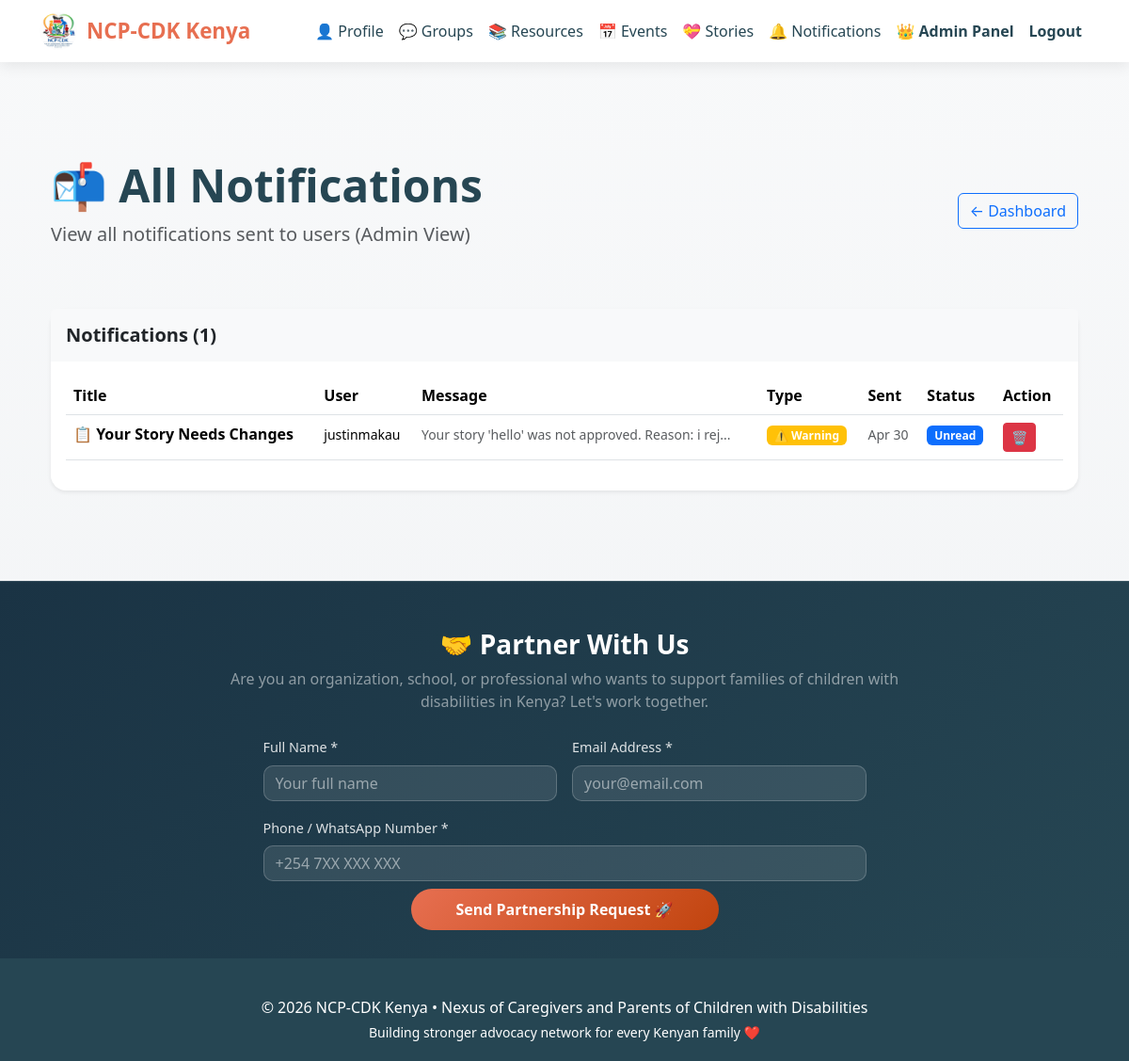
/admin/notifications (signed in), run on an earlier commit of the app's database.
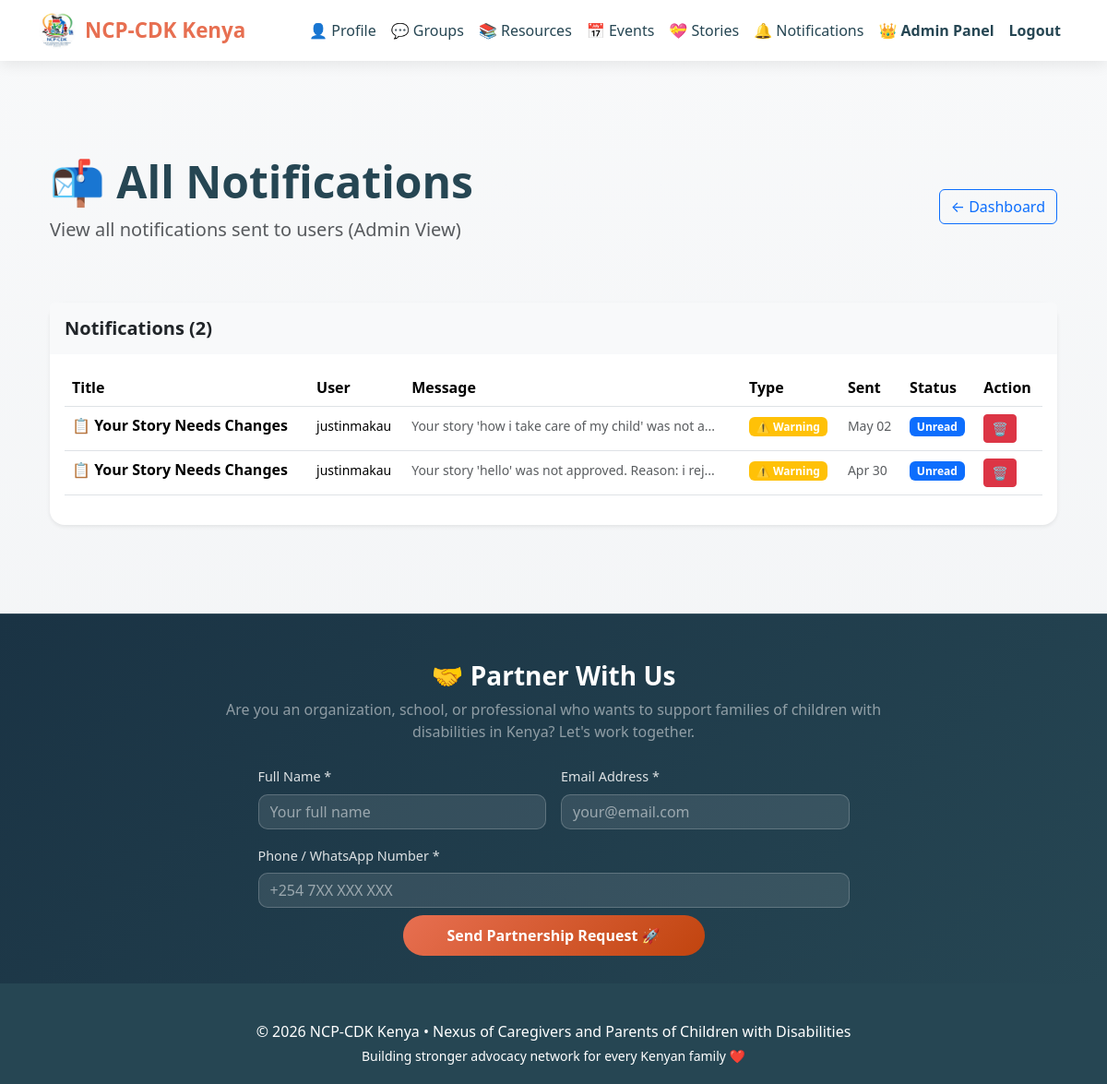
And on a later commit of the database.
### app/models.py (models this page shows, shortened)
class Notification(db.Model):
    id = db.Column(db.Integer, primary_key=True)
    user_id = db.Column(db.Integer, db.ForeignKey('user.id'), nullable=False)
    title = db.Column(db.String(200), nullable=False)
    message = db.Column(db.Text, nullable=False)
    notification_type = db.Column(db.String(50), default='info')  # 'info', 'warning', 'success', 'error'
    is_read = db.Column(db.Boolean, default=False)
    created_at = db.Column(db.DateTime, default=datetime.utcnow)
    user = db.relationship('User', back_populates='notifications')

class User(UserMixin, db.Model):
    id = db.Column(db.Integer, primary_key=True)
    email = db.Column(db.String(120), unique=True, nullable=False)
    password_hash = db.Column(db.String(256), nullable=False)
    name = db.Column(db.String(100))
    county = db.Column(db.String(50))
    is_admin = db.Column(db.Boolean, default=False)
    created_at = db.Column(db.DateTime, default=datetime.utcnow)
    password_reset_token = db.Column(db.String(256), nullable=True)
    password_reset_expiration = db.Column(db.DateTime, nullable=True)
    children = db.relationship('Child', back_populates='parent', cascade="all, delete-orphan")
    groups = db.relationship('SupportGroup', secondary=group_members, back_populates='members')
    messages = db.relationship('GroupMessage', back_populates='author', cascade="all, delete-orphan")
    stories = db.relationship('Story', back_populates='author', cascade="all, delete-orphan")
    notifications = db.relationship('Notification', back_populates='user', cascade="all, delete-orphan")

### app/admin.py (the view, shortened to what this page needs)
@admin_bp.route('/notifications', methods=['GET', 'POST'])
@login_required
@admin_required
def view_notifications():
    page = request.args.get('page', 1, type=int)
    notifications = Notification.query.order_by(Notification.created_at.desc()).paginate(page=page, per_page=15)
    return render_template('admin_notifications.html', notifications=notifications)

### app/admin.py (called while the page is built)
def admin_required(f):
    @wraps(f)
    def decorated_function(*args, **kwargs):
        if not current_user.is_authenticated or not current_user.is_admin:
            flash('❌ You do not have permission to access this page.', 'danger')
            return redirect(url_for('main.home'))
        return f(*args, **kwargs)
    return decorated_function

### app/models.py (called while the page is built)
@login_manager.user_loader
def load_user(id):
    return User.query.get(int(id))

### app/templates/admin_notifications.html (shortened to what this page needs)
{% extends "base.html" %}
{% block content %}
<div class="container-fluid py-5">
    <div class="row mb-5">
        <div class="col-lg-12">
            <div class="d-flex justify-content-between align-items-center">
                <div>
                    <h1 class="display-5 fw-bold">📬 All Notifications</h1>
                    <p class="lead text-muted">View all notifications sent to users (Admin View)</p>
                </div>
                <a href="{{ url_for('admin.dashboard') }}" class="btn btn-outline-primary">← Dashboard</a>
            </div>
        </div>
    </div>
    <div class="row">
        <div class="col-lg-12">
            <div class="card border-0 shadow-sm">
                <div class="card-header bg-light border-0 py-3">
                    <h5 class="mb-0 fw-bold">Notifications ({{ notifications.total }})</h5>
                </div>
                <div class="card-body">
                    {% if notifications.items %}
                        <div class="table-responsive">
                            <table class="table table-hover">
                                <thead>
                                    <tr>
                                        <th>Title</th>
                                        <th>User</th>
                                        <th>Message</th>
                                        <th>Type</th>
                                        <th>Sent</th>
                                        <th>Status</th>
                                        <th>Action</th>
                                    </tr>
                                </thead>
                                <tbody>
                                    {% for notification in notifications.items %}
                                        <tr>
                                            <td><strong>{{ notification.title[:30] }}</strong></td>
                                            <td>
                                                <small>{{ notification.user.name }}</small>
                                            </td>
                                            <td>
                                                <small class="text-muted">{{ notification.message[:50] }}...</small>
                                            </td>
                                            <td>
                                                {% if notification.notification_type == 'success' %}
                                                    <span class="badge bg-success">✅ Success</span>
                                                {% elif notification.notification_type == 'warning' %}
                                                    <span class="badge bg-warning">⚠️ Warning</span>
                                                {% elif notification.notification_type == 'error' %}
                                                    <span class="badge bg-danger">❌ Error</span>
                                                {% else %}
                                                    <span class="badge bg-info">ℹ️ Info</span>
                                                {% endif %}
                                            </td>
                                            <td>
                                                <small class="text-muted">{{ notification.created_at.strftime('%b %d') }}</small>
                                            </td>
                                            <td>
                                                {% if notification.is_read %}
                                                    <span class="badge bg-secondary">Read</span>
                                                {% else %}
                                                    <span class="badge bg-primary">Unread</span>
                                                {% endif %}
                                            </td>
                                            <td>
                                                <form method="POST" style="display: inline;" onsubmit="return confirm('Delete this notification?');">
                                                    <button type="submit" class="btn btn-sm btn-danger">🗑️</button>
                                                </form>
                                            </td>
                                        </tr>
                                    {% endfor %}
                                </tbody>
                            </table>
                        </div>
                    {% else %}
                        <div class="alert alert-info">
                            <p class="mb-0">No notifications sent yet.</p>
                        </div>
                    {% endif %}
                </div>
            </div>
        </div>
    </div>
</div>
{% endblock %}

### app/templates/base.html (shortened to what this page needs)
<!DOCTYPE html>
<html lang="en">
<head>
  <link href="https://cdn.jsdelivr.net/npm/bootstrap@5.3.3/dist/css/bootstrap.min.css" rel="stylesheet">
  <link rel="stylesheet" href="https://cdnjs.cloudflare.com/ajax/libs/animate.css/4.1.1/animate.min.css"/>
  <link rel="stylesheet" href="https://cdnjs.cloudflare.com/ajax/libs/aos/2.3.4/aos.css"/>
</head>
<body>
  <nav class="navbar navbar-expand-lg navbar-light fixed-top animate__animated animate__fadeInDown">
    <div class="container">
      <a class="navbar-brand" href="{{ url_for('main.home') }}">
        <img src="{{ url_for('static', filename='images/IMG-20260424-WA0010.jpg') }}" alt="Logo">
        NCP-CDK Kenya
      </a>
      <div class="collapse navbar-collapse" id="navbarNav">
        <ul class="navbar-nav ms-auto align-items-center">
          {% if current_user.is_authenticated %}
            <li class="nav-item"><a class="nav-link" href="{{ url_for('main.profile') }}">👤 Profile</a></li>
            <li class="nav-item"><a class="nav-link" href="{{ url_for('main.forums') }}">💬 Groups</a></li>
            <li class="nav-item"><a class="nav-link" href="{{ url_for('main.resources') }}">📚 Resources</a></li>
            <li class="nav-item"><a class="nav-link" href="{{ url_for('main.events') }}">📅 Events</a></li>
            <li class="nav-item"><a class="nav-link" href="{{ url_for('main.stories') }}">💝 Stories</a></li>
            <li class="nav-item">
              <a class="nav-link position-relative" href="{{ url_for('main.notifications') }}" title="Your notifications">
                🔔 Notifications
              </a>
            </li>
            {% if current_user.is_admin %}
              <li class="nav-item">
                <a class="nav-link text-warning fw-bold" href="{{ url_for('admin.dashboard') }}">👑 Admin Panel</a>
              </li>
            {% endif %}
            <li class="nav-item">
              <a class="nav-link text-danger fw-bold" href="{{ url_for('auth.logout') }}">Logout</a>
            </li>
          {% else %}
            <li class="nav-item"><a class="nav-link" href="{{ url_for('auth.login') }}">Login</a></li>
            <li class="nav-item">
              <a class="btn btn-primary btn-sm ms-3" href="{{ url_for('auth.register') }}">Join Community</a>
            </li>
          {% endif %}
        </ul>
      </div>
    </div>
  </nav>
  <div class="container mt-5 pt-5">
  </div>
  <div class="container mt-4">
    {% block content %}{% endblock %}
  </div>
  <section class="partner-section mt-5">
    <div class="container">
      <div class="row justify-content-center mb-4">
        <div class="col-lg-8 text-center">
          <h3 class="fw-bold text-white mb-2">🤝 Partner With Us</h3>
          <p class="text-white-50 mb-0">Are you an organization, school, or professional who wants to support families of children with disabilities in Kenya? Let's work together.</p>
        </div>
      </div>
      <div class="row justify-content-center">
        <div class="col-lg-7">
          <form class="partner-form" id="partnerForm">
            <div class="row g-3">
              <div class="col-md-6">
                <label for="partnerName" class="form-label">Full Name *</label>
                <input type="text" class="form-control" id="partnerName" placeholder="Your full name" required>
              </div>
              <div class="col-md-6">
                <label for="partnerEmail" class="form-label">Email Address *</label>
                <input type="email" class="form-control" id="partnerEmail" placeholder="your@email.com" required>
              </div>
              <div class="col-md-12">
                <label for="partnerPhone" class="form-label">Phone / WhatsApp Number *</label>
                <input type="tel" class="form-control" id="partnerPhone" placeholder="+254 7XX XXX XXX" required>
              </div>
              <div class="col-12 text-center mt-2">
                <button type="submit" class="btn btn-partner px-5" id="partnerSubmitBtn">
                  Send Partnership Request 🚀
                </button>
              </div>
            </div>
          </form>
        </div>
      </div>
    </div>
  </section>
  <footer class="footer animate__animated animate__fadeInUp">
    <div class="container text-center">
      <p class="mb-1">&copy; 2026 NCP-CDK Kenya • Nexus of Caregivers and Parents of Children with Disabilities</p>
      <p class="small mb-0">Building stronger advocacy network for every Kenyan family ❤️</p>
    </div>
  </footer>
</body>
</html>

### app/templates/base.html (style rules this page uses)
:root { --primary: #e76f51; --secondary: #2a9d8f; --accent: #264653; }
body { font-family: 'Segoe UI', system-ui, -apple-system, sans-serif; background: linear-gradient(to bottom, #f8f9fa, #f1f3f5); color: var(--accent); min-height: 100vh; opacity: 0; transition: opacity 0.6s ease-in-out; }
body.loaded { opacity: 1; }
.navbar { background: rgba(255,255,255,0.95) !important; box-shadow: 0 4px 15px rgba(0,0,0,0.08); backdrop-filter: blur(10px); }
.navbar-brand { font-weight: 800; font-size: 1.4rem; color: var(--primary) !important; display: flex; align-items: center; gap: 10px; }
.navbar-brand img { height: 40px; width: 40px; object-fit: cover; border-radius: 50%; }
.nav-link { font-weight: 500; color: var(--accent) !important; transition: all 0.3s; }
.card { border: none; border-radius: 16px; box-shadow: 0 10px 30px rgba(0,0,0,0.08); transition: all 0.3s; }
.footer { background: var(--accent); color: white; padding: 40px 0 20px; }
.partner-section { background: linear-gradient(135deg, #1a3344 0%, #264653 100%); border-top: 1px solid rgba(255,255,255,0.1); padding: 50px 0 30px; }
.partner-form .form-control { background: rgba(255,255,255,0.1); border: 1px solid rgba(255,255,255,0.2); color: white; border-radius: 10px; }
.partner-form .form-control::placeholder { color: rgba(255,255,255,0.5); }
.partner-form .form-label { color: rgba(255,255,255,0.85); font-weight: 500; font-size: 0.9rem; }
.btn-partner { background: linear-gradient(135deg, var(--primary) 0%, #c1440e 100%); border: none; color: white; font-weight: 600; border-radius: 50px; padding: 10px 30px; transition: all 0.3s ease; }

What changed in the data, as far as the page shows it:
added Notification: title "📋 Your Story Needs Changes", user.name "justinmakau", message "Your story 'how i take care of my child' was not a", notification_type "⚠️ Warning", created_at "May 02", is_read "Unread"
Also different on the page:
{{ notifications.total }}: "1" → "2"
